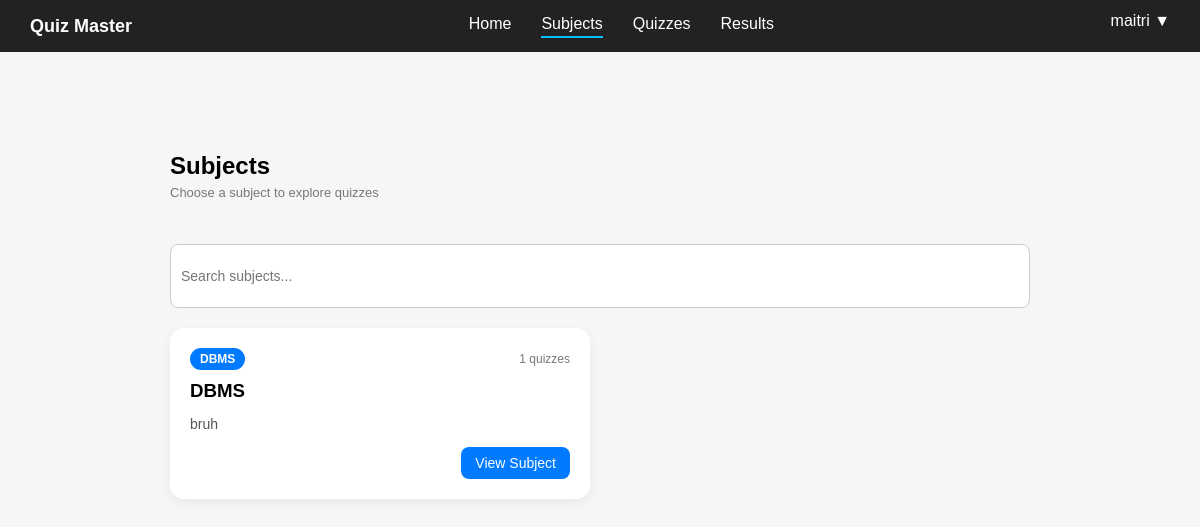
Screenshot of /dashboard/subjects (signed in) with the database file from the repository.
### controller/models.py (models this page shows)
class Subject(db.Model):
    __tablename__ = "subjects"
    id = db.Column(db.Integer, primary_key=True)
    name = db.Column(db.String(100), nullable=False)
    description = db.Column(db.Text)
    quizzes = db.relationship("Quiz", backref="subject", lazy=True)

### app.py (the view)
@app.route("/dashboard/subjects")
def student_subjects():
    user_id = session.get("user_id")
    if not user_id:
        return redirect(url_for("login"))
    subjects = Subject.query.all()
    return render_template("student_subjects.html", subjects=subjects)

### templates/student_subjects.html (shortened to what this page needs)
{% extends "base.html" %}
{% block content %}
<div class="container">
    <div class="header">
        <div>
            <h1>Subjects</h1>
            <p class="subtitle">Choose a subject to explore quizzes</p>
        </div>
    </div>
    <div class="top-bar">
        <input type="text" placeholder="Search subjects..." id="searchInput">
    </div>
    <div class="subject-grid">
        {% for s in subjects %}
        <div class="subject-card">
            <div class="subject-top">
                <div class="badge">
                    {{ s.name[:4] | upper }}
                </div>
                <span class="count">
                    {{ s.quizzes|length }} quizzes
                </span>
            </div>
            <h3>{{ s.name }}</h3>
            <p>
                {{ s.description if s.description else "No description available" }}
            </p>
            <div class="subject-bottom">
                <button class="btn view"
                    onclick="location.href='{{ url_for('student_subject_quizzes', subject_id=s.id) }}'">
                    View Subject
                </button>
            </div>
        </div>
        {% endfor %}
    </div>
</div>
{% endblock %}

### static/css/base.css (style rules this page uses)
body { font-family: Arial, sans-serif; background: #f4f6f8; margin: 0; }
.container { max-width: 1000px; margin: 30px auto; padding: 20px; border-radius: 12px; }
.header { display: flex; justify-content: space-between; align-items: center; margin-bottom: 20px; }
.header h1 { margin: 0; font-size: 24px; }
.subtitle { font-size: 14px; color: #666; margin-top: 5px; }
.btn { padding: 8px 14px; border: none; border-radius: 6px; cursor: pointer; font-size: 14px; }
.btn.view { background: #007bff; color: white; }
.top-bar { display: flex; gap: 10px; margin-bottom: 20px; }
.top-bar input { flex: 2; padding: 10px; border-radius: 8px; border: 1px solid #ccc; outline: none; font-size: 14px; height: 42px; }
.subject-grid { display: grid; grid-template-columns: repeat(2, 1fr); gap: 20px; }
.subject-card { background: white; padding: 20px; border-radius: 14px; box-shadow: 0 4px 12px rgba(0, 0, 0, 0.06); transition: 0.2s ease; }
.subject-top { display: flex; justify-content: space-between; align-items: center; margin-bottom: 10px; }
.badge { font-size: 12px; padding: 4px 10px; border-radius: 20px; color: white; font-weight: bold; background: #007bff; }
.count { font-size: 12px; color: #777; }
.subject-card h3 { margin: 5px 0; }
.subject-card p { color: #555; font-size: 14px; margin-bottom: 15px; }
.subject-bottom { text-align: right; }
body { padding-bottom: 80px; }
.container { max-width: 900px; margin: 30px auto; }
.btn.view { background: #007bff; color: white; padding: 8px 14px; border-radius: 8px; }
.subtitle { font-size: 13px; color: #777; margin-bottom: 24px; }

### rows the page displays
Subject: name "DBMS", quizzes|length "1", description "bruh"

### other values shown
{{ session.get('username', 'User') }} "maitri"
